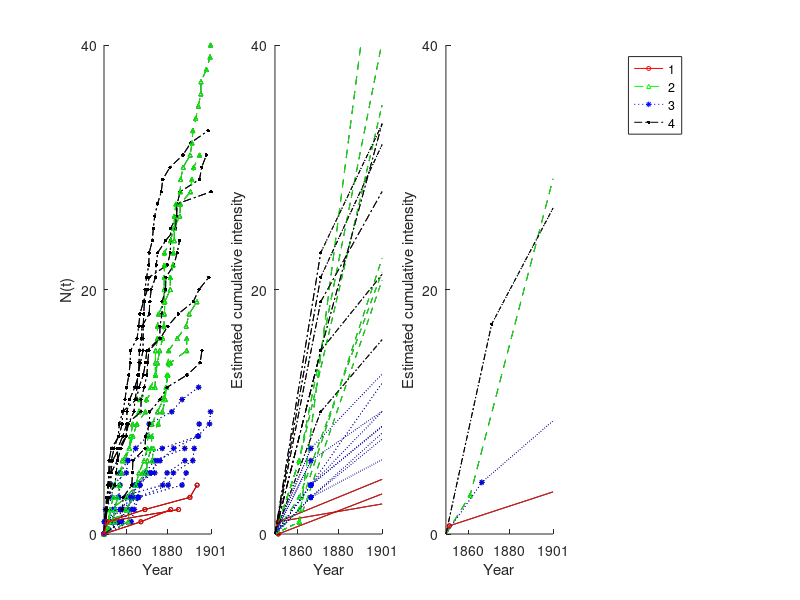
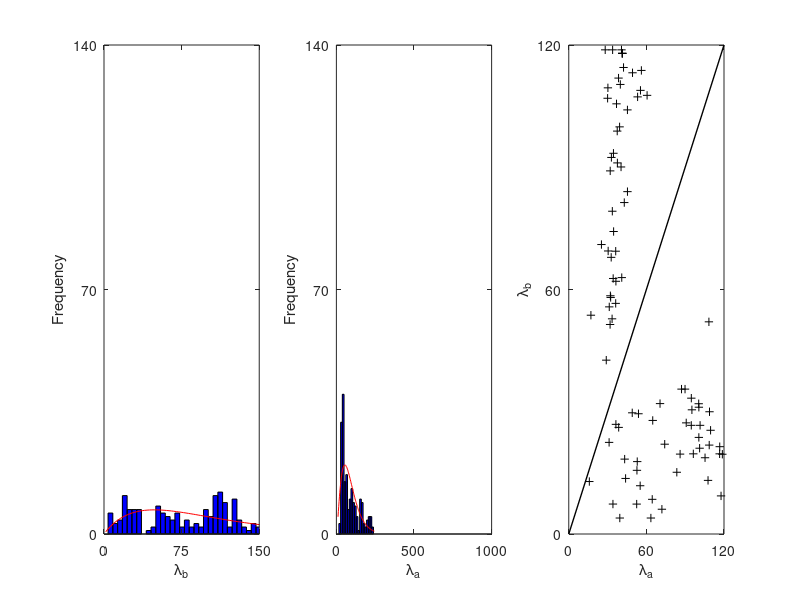

These charts were generated, in order, by the following MATLAB code:
load("coal_data.mat")
num_of_plots=size(centroids)
num_of_plots=num_of_plots(1)
m = length(C);
q=0:1:226;
F1 = @(B,x) (B(1)*(x<=B(2)).*x+(x>B(2)).*(B(1)*B(2)+B(3)*(x-B(2)))); %without intercept  %Form of the equation,two piece linear 
%% plot the whole picture
% ax = tight_subplot(1,4,0.11,0.1); 
% subplot(ax(1));
subplot(1,4,1)
hold all
for n=1:m
    if group(n)==1
    a=plot([0,z(n,1:Nj(n))],0:Nj(n),'-ko','MarkerSize',3)
    elseif group(n)==2
        b=plot([0,z(n,1:Nj(n))],0:Nj(n),'--k^','MarkerSize',3)  
    elseif group(n)==3 
         c=plot([0,z(n,1:Nj(n))],0:Nj(n),':k*','MarkerSize',4)
    elseif group(n)==4   
         d=plot([0,z(n,1:Nj(n))],0:Nj(n),'-.k.','MarkerSize',8)
    end
end
%legend([a b c d],{'1','2','3','4'},'Location','northwest')
xlabel("Year")
ylabel("N(t)")
yticks([0 20 40])
yticklabels({"0","20","40"})
% xticks([47.8  134.7  221.6])
% xticklabels({"1860","1880","1900"})
xticks([47.8  134.7  225.8])
xlim([0 225.8])
xticklabels({"1860","1880","1901"})
%%
% subplot(ax(2));
subplot(1,4,2)
hold all
for n=1:m
    if group(n)==1
    a=plot(q,F1([based_on_centroids(n,2) based_on_centroids(n,1) based_on_centroids(n,3)],q),'-k');
    plot(based_on_centroids(n,1),F1([based_on_centroids(n,2) based_on_centroids(n,1) based_on_centroids(n,3)],based_on_centroids(n,1)),'-ko','MarkerSize',3)
    end
end
for n=1:m
    if group(n)==2
    b=plot(q,F1([based_on_centroids(n,2) based_on_centroids(n,1) based_on_centroids(n,3)],q),'--k');
    plot(based_on_centroids(n,1),F1([based_on_centroids(n,2) based_on_centroids(n,1) based_on_centroids(n,3)],based_on_centroids(n,1)),'-k^','MarkerSize',3)
    end
end
for n=1:m
    if group(n)==3
    c=plot(q,F1([based_on_centroids(n,2) based_on_centroids(n,1) based_on_centroids(n,3)],q),':k');
    plot(based_on_centroids(n,1),F1([based_on_centroids(n,2) based_on_centroids(n,1) based_on_centroids(n,3)],based_on_centroids(n,1)),'-k*','MarkerSize',4)

    end
end
for n=1:m
    if group(n)==4
    d=plot(q,F1([based_on_centroids(n,2) based_on_centroids(n,1) based_on_centroids(n,3)],q),'-.k');
    plot(based_on_centroids(n,1),F1([based_on_centroids(n,2) based_on_centroids(n,1) based_on_centroids(n,3)],based_on_centroids(n,1)),'-k.','MarkerSize',8)
    end
end
%title("Estimated cumulative function")
xlabel("Year")
ylabel("Estimated cumulative intensity")
yticks([0 20 40])
yticklabels({"0","20","40"})

ylim([0 40])
% xticks([47.8  134.7  221.6])
% xticklabels({"1860","1880","1900"})
xticks([47.8  134.7  226])
xticklabels({"1860","1880","1901"})
xlim([0 226])
%%
% subplot(ax(3));
subplot(1,4,3)
hold all
plot(q,F1([centroids(1,2) centroids(1,1) centroids(1,3)],q),'-k')
plot(q,F1([centroids(2,2) centroids(2,1) centroids(2,3)],q),'--k')
plot(q,F1([centroids(3,2) centroids(3,1) centroids(3,3)],q),':k')
plot(q,F1([centroids(4,2) centroids(4,1) centroids(4,3)],q),'-.k')
a=plot(centroids(1,1),F1([centroids(1,2) centroids(1,1) centroids(1,3)],centroids(1,1)),'-ko','MarkerSize',3)
b=plot(centroids(2,1),F1([centroids(2,2) centroids(2,1) centroids(2,3)],centroids(2,1)),'--k^','MarkerSize',3)
c=plot(centroids(3,1),F1([centroids(3,2) centroids(3,1) centroids(3,3)],centroids(3,1)),':k*','MarkerSize',4)
d=plot(centroids(4,1),F1([centroids(4,2) centroids(4,1) centroids(4,3)],centroids(4,1)),'-.k.','MarkerSize',8)
xlabel("Year")
ylabel("Estimated cumulative intensity")
yticks([0 20 40])
yticklabels({"0","20","40"})
ylim([0 40])
% xticks([47.8  134.7  221.6])
% 
% xticklabels({"1860","1880","1900"})
xticks([47.8  134.7  226])
xticklabels({"1860","1880","1901"})
xlim([0 226])
%%
% subplot(ax(4))

hSub = subplot(1,4,4); plot(1, nan, 1, nan, 'r'); set(hSub, 'Visible', 'off');

legend(hSub,[a b c d],{'1','2','3','4'},'Location','northwest')
















%% color version
load("coal_data.mat")
num_of_plots=size(centroids)
num_of_plots=num_of_plots(1)
m = length(C);
q=0:1:226;
F1 = @(B,x) (B(1)*(x<=B(2)).*x+(x>B(2)).*(B(1)*B(2)+B(3)*(x-B(2)))); %without intercept  %Form of the equation,two piece linear 
%% plot the whole picture
% ax = tight_subplot(1,3,0.11,0.1); 
% subplot(ax(1));
subplot(1,4,1)
hold all
for n=1:m
    if group(n)==1
    aa=plot([0,z(n,1:Nj(n))],0:Nj(n),'-ro','MarkerSize',3)
    elseif group(n)==2
        bb=plot([0,z(n,1:Nj(n))],0:Nj(n),'--g^','MarkerSize',3)  
    elseif group(n)==3 
         cc=plot([0,z(n,1:Nj(n))],0:Nj(n),':b*','MarkerSize',4)
    elseif group(n)==4   
         dd=plot([0,z(n,1:Nj(n))],0:Nj(n),'-.k.','MarkerSize',8)
    end
end
%legend([a b c d],{'1','2','3','4'},'Location','northwest')
xlabel("Year")
ylabel("N(t)")
yticks([0 20 40])
yticklabels({"0","20","40"})
ylim([0 40])

% xticks([47.8  134.7  221.6])
% xticklabels({"1860","1880","1900"})
xticks([47.8  134.7  225.8])
xticklabels({"1860","1880","1901"})
xlim([0 225.8])
%%
%subplot(ax(2))
subplot(1,4,2)
hold all
for n=1:m
    if group(n)==1
    a=plot(q,F1([based_on_centroids(n,2) based_on_centroids(n,1) based_on_centroids(n,3)],q),'-r');
    plot(based_on_centroids(n,1),F1([based_on_centroids(n,2) based_on_centroids(n,1) based_on_centroids(n,3)],based_on_centroids(n,1)),'-ro','MarkerSize',3)
    end
end
for n=1:m
    if group(n)==2
    b=plot(q,F1([based_on_centroids(n,2) based_on_centroids(n,1) based_on_centroids(n,3)],q),'--g');
    plot(based_on_centroids(n,1),F1([based_on_centroids(n,2) based_on_centroids(n,1) based_on_centroids(n,3)],based_on_centroids(n,1)),'--g^','MarkerSize',3)
    end
end
for n=1:m
    if group(n)==3
    c=plot(q,F1([based_on_centroids(n,2) based_on_centroids(n,1) based_on_centroids(n,3)],q),':b');
    plot(based_on_centroids(n,1),F1([based_on_centroids(n,2) based_on_centroids(n,1) based_on_centroids(n,3)],based_on_centroids(n,1)),'-b*','MarkerSize',4)

    end
end
for n=1:m
    if group(n)==4
    d=plot(q,F1([based_on_centroids(n,2) based_on_centroids(n,1) based_on_centroids(n,3)],q),'-.k');
    plot(based_on_centroids(n,1),F1([based_on_centroids(n,2) based_on_centroids(n,1) based_on_centroids(n,3)],based_on_centroids(n,1)),'-k.','MarkerSize',8)
    end
end
%title("Estimated cumulative function")
xlabel("Year")
ylabel("Estimated cumulative intensity")
yticks([0 20 40])
ylim([0 40])

yticklabels({"0","20","40"})
% xticks([47.8  134.7  221.6])
% xticklabels({"1860","1880","1900"})
xticks([47.8  134.7  226])
xticklabels({"1860","1880","1901"})
xlim([0 226])
%%
%subplot(ax(3))
subplot(1,4,3)
hold all
plot(q,F1([centroids(1,2) centroids(1,1) centroids(1,3)],q),'-r')
plot(q,F1([centroids(2,2) centroids(2,1) centroids(2,3)],q),'--g')
plot(q,F1([centroids(3,2) centroids(3,1) centroids(3,3)],q),':b')
plot(q,F1([centroids(4,2) centroids(4,1) centroids(4,3)],q),'-.k')
plot(centroids(1,1),F1([centroids(1,2) centroids(1,1) centroids(1,3)],centroids(1,1)),'-ro','MarkerSize',3)
plot(centroids(2,1),F1([centroids(2,2) centroids(2,1) centroids(2,3)],centroids(2,1)),'--g^','MarkerSize',3)
plot(centroids(3,1),F1([centroids(3,2) centroids(3,1) centroids(3,3)],centroids(3,1)),':b*','MarkerSize',4)
plot(centroids(4,1),F1([centroids(4,2) centroids(4,1) centroids(4,3)],centroids(4,1)),'-.k.','MarkerSize',8)

xlabel("Year")
ylabel("Estimated cumulative intensity")
yticks([0 20 40])
yticklabels({"0","20","40"})
ylim([0 40])
% xticks([47.8  134.7  221.6])
% xticklabels({"1860","1880","1900"})
xticks([47.8  134.7  226])
xticklabels({"1860","1880","1901"})
xlim([0 226])
%%

hSub = subplot(1,4,4); plot(1, nan, 1, nan, 'r'); set(hSub, 'Visible', 'off');

legend(hSub,[aa bb cc dd],{'1','2','3','4'},'Location','northwest')
%% plot histogram
load("coal_data_bootstrap")
figure()
subplot(1,3,1)

B=200;
lam_1=zeros(1,200);
lam_2=zeros(1,200);

for i=1:B
    lam_1(i)=centroids(3,2,i);
    lam_2(i)=centroids(3,3,i);
end
lam_1=lam_1*1000;
lam_2=lam_2*1000;
histfit(lam_1,50,'gamma')
xlim([0 150])
ylim([0 140])
set(gca,'XTick',[0:75:150])
set(gca,'YTick',[0:70:140])
xlabel('\lambda_b')
ylabel('Frequency')
subplot(1,3,2)
histfit(lam_2,20,'gamma')
ylim([0 140])
xlim([0 1000])
set(gca,'XTick',[0:500:1000])
set(gca,'YTick',[0:70:140])
xlabel('\lambda_a')
ylabel('Frequency')
%%
subplot(1,3,3)
plot(lam_2,lam_1,'+k')
ylim([0 120])
xlim([0 120])
set(gca,'YTick',[0:60:120])
set(gca,'XTick',[0:60:120])
hold on
plot([0,120],[0, 120],'k','linewidth',1);
xlabel('\lambda_a')
ylabel('\lambda_b')
